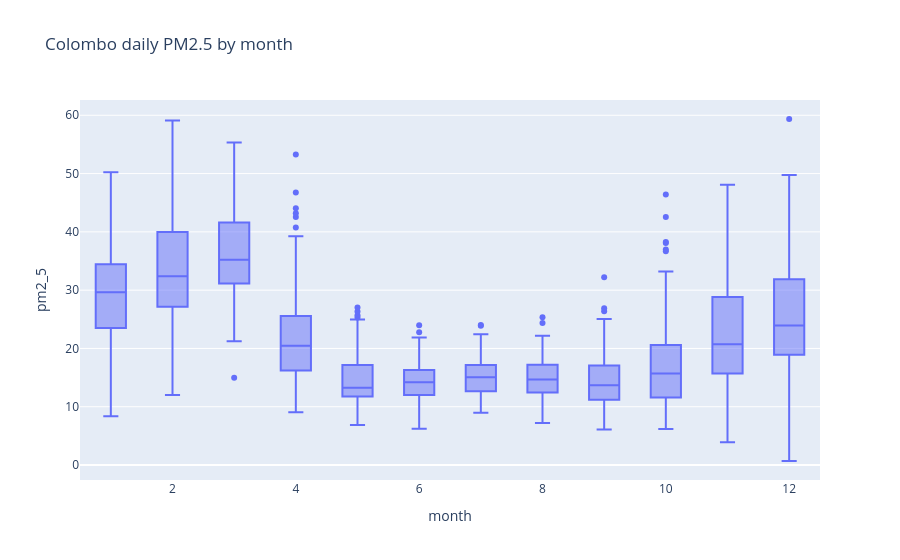

Notebook code cell kept with this figure:
### Code cell
import plotly.express as px
px.box(d, x="month", y="pm2_5", title="Colombo daily PM2.5 by month").show()

### Figure 1 — Plotly figure (JSON) as saved in the notebook; plotly's stock layout.template omitted (floating-point values rounded to 4 significant figures; data arrays with more than 128 entries replaced by an {"elided": "..."} marker saying what was removed)
{"data": [{"alignmentgroup": "True", "hovertemplate": "month=%{x}<br>pm2_5=%{y}<extra></extra>", "legendgroup": "", "marker": {"color": "#636efa"}, "name": "", "notched": false, "offsetgroup": "", "orientation": "v", "showlegend": false, "type": "box", "x": {"elided": "1565 int values"}, "x0": " ", "xaxis": "x", "y": {"elided": "1565 float values"}, "y0": " ", "yaxis": "y"}], "layout": {"boxmode": "group", "legend": {"tracegroupgap": 0}, "title": {"text": "Colombo daily PM2.5 by month"}, "xaxis": {"anchor": "y", "domain": [0, 1], "title": {"text": "month"}}, "yaxis": {"anchor": "x", "domain": [0, 1], "title": {"text": "pm2_5"}}}}
